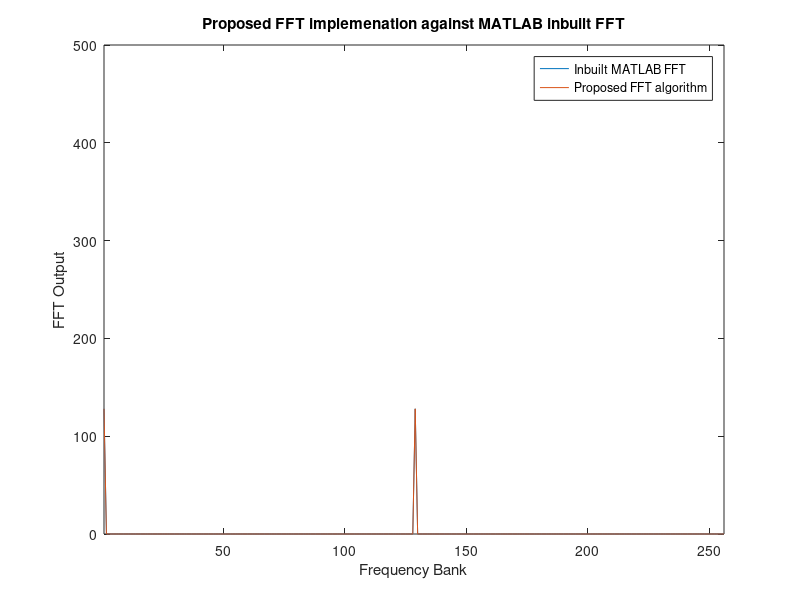

Recreate this plot in MATLAB.
% this script is the first method test t implemente the FFT using FRasers
% sigma delta algorithm
%(proof of concept)
clear all
close all
%initially 
N= 16^2
P =16 %radix count
Q=N/P % reoformatted bit strema banks
L=16; % L*16 DFT uotputs desired
bitstream=randi([0 1],1,N); % create randomised 1:0 input data to simualte bitstream
%bitstream= 1:N;
%bitstream=[0 1 1 1 0 0 0 0 1 1 0 0 1 1 1 1 0 1 1 1 0 0 0 0 1 1 0 0 1 1 1 1 0 1 1 1 0 0 0 0 1 1 0 0 1 1 1 1 0 1 1 1 0 0 0 0 1 1 0 0 1 1 1 1 0 1 1 1 0 0 0 0 1 1 0 0 1 1 1 1 0 1 1 1 0 0 0 0 1 1 0 0 1 1 1 1 0 1 1 1 0 0 0 0 1 1 0 0 1 1 1 1 0 1 1 1 0 0 0 0 1 1 0 0 1 1 1 1 0 1 1 1 0 0 0 0 1 1 0 0 1 1 1 1 0 1 1 1 0 0 0 0 1 1 0 0 1 1 1 1 0 1 1 1 0 0 0 0 1 1 0 0 1 1 1 1 0 1 1 1 0 0 0 0 1 1 0 0 1 1 1 1 0 1 1 1 0 0 0 0 1 1 0 0 1 1 1 1 0 1 1 1 0 0 0 0 1 1 0 0 1 1 1 1 0 1 1 1 0 0 0 0 1 1 0 0 1 1 1 1 0 1 1 1 0 0 0 0 1 1 0 0 1 1 1 1 ]
%create step response to simulate
%bitstream=[ 0 0 0 0 0 0 0 0 0 0 0 0 0 0 0 1  0 0 0 0 0 0 0 0 0 0 0 0 0 0 0 1  0 0 0 0 0 0 0 0 0 0 0 0 0 0 0 1  0 0 0 0 0 0 0 0 0 0 0 0 0 0 0 1  0 0 0 0 0 0 0 0 0 0 0 0 0 0 0 1  0 0 0 0 0 0 0 0 0 0 0 0 0 0 0 1  0 0 0 0 0 0 0 0 0 0 0 0 0 0 0 1  0 0 0 0 0 0 0 0 0 0 0 0 0 0 0 1  0 0 0 0 0 0 0 0 0 0 0 0 0 0 0 1  0 0 0 0 0 0 0 0 0 0 0 0 0 0 0 1  0 0 0 0 0 0 0 0 0 0 0 0 0 0 0 1  0 0 0 0 0 0 0 0 0 0 0 0 0 0 0 1  0 0 0 0 0 0 0 0 0 0 0 0 0 0 0 1  0 0 0 0 0 0 0 0 0 0 0 0 0 0 0 1  0 0 0 0 0 0 0 0 0 0 0 0 0 0 0 1  0 0 0 0 0 0 0 0 0 0 0 0 0 0 0 1 ]
%bitstream =zeros(1,N);
%bitstream(round(N/2):end)=1; %
bitstream = ones(1,length(bitstream));
%bitstream([1 3 5 7 9 11 13 15]) =0;
 bitstream=mod((1:length(bitstream)),2); %% the constant frequency case
%bitstream =flip(bitstream);
reformattt=zeros(1,length(bitstream));

%% perform the start of the transform decompostion
%bitstream=1:N
for ii=1:Q %iterate through all banks
for jj=1:P %size of each bank 
 
    reformattt(jj+(ii-1)*P) = bitstream((jj-1)*Q+ii);


end
end
reformattt
%% THE static DFT possiblities LUT

%create DFT LUT with 3 bit address for P=16 and 2 bit data 
ADR = 2^3; % all these values are teo represneted in theri deciam forms
% however fot the VHDl implemation they will be binary addres tokend for
% the LUT
B1=2^1;
B2=2^1;
I=P;
B=[0 1];
LUTR = ones(ADR,B1,B2,I);
LUTI = ones(ADR,B1,B2,I);
n=0:(P-1);
% fill LUT 
%Btemp= zeros(1,P);
for ii= 1:ADR
    for jj =1:B1
        for kk= 1:B2
            for hh=1:I
% note as the aues are stored as decimals the 1 and two index correons to 0
% and 1 respectiely
                  % Btemp = [zeros(1,(ADR-1)*2) B(jj) B(kk) zeros(1,(P/2-ADR-2)*2];
                  Btemp= zeros(1,P);
                  Btemp((ii-1)*2+1) = B(jj);
                  Btemp((ii-1)*2+2) = B(kk);
                      % for pp = 1:P
                       % create vector with padded zeroes
                temp2=sum(Btemp.*((exp(-1j.*2.*pi./P)).^((hh-1).*n))); % note -1 to get out of matlab index
                LUTR(ii,jj,kk,hh) = real(temp2);
                LUTI(ii,jj,kk,hh) = imag(temp2);
                % create DFTBD for a specific index and store in LUT

            end 
        end
    end
end
%% now find the DFTBD for the input bitstream


Yr=zeros(1,L*P);
Yi=zeros(1,L*P);
for ii =1:P
    A1=0;
    B1=0;
    for kk=1:P/2
    A1=LUTR(kk,reformattt((Q-1)*P+(kk-1)*2+1)+1,reformattt((Q-1)*P+(kk-1)*2+2)+1,ii)+A1;
    B1=LUTI(kk,reformattt((Q-1)*P+(kk-1)*2+1)+1,reformattt((Q-1)*P+(kk-1)*2+2)+1,ii)+B1;
    end
    A2=0;
    B2=0;
    for jj=(Q-1):-1:1
        %DFTtempI=sum(LUTI);
        DFTtempR=0;
        DFTtempI=0;
        for kk = 1:P/2
        DFTtempR=LUTR(kk,reformattt((jj-1)*P+(kk-1)*2+1)+1,reformattt((jj-1)*P+(kk-1)*2+2)+1,ii)+DFTtempR;
        DFTtempI=LUTI(kk,reformattt((jj-1)*P+(kk-1)*2+1)+1,reformattt((jj-1)*P+(kk-1)*2+2)+1,ii)+DFTtempI;
        end
        % apply twiddle factors
        k=((1:L)-1).*(P)+(ii-1); % set based on how many required output banks (L*P)
        angle=2*pi*k/N;

        stager =A1.*2.*cos(angle)-A2+DFTtempR % multiply addition and access (multiple clock cycles 
        A2=A1;
        A1=stager;
        
        stagei =B1.*2.*cos(angle)-B2+DFTtempI; %same time lock step DSP blocks
        
        
        % get new value  (try out of parrallel) in series
        
        B2=B1;
        B1=stagei;
    end
    Yr(((1:L)-1)*P+ii)=A1-cos(angle).*A2+sin(angle).*B2;
    Yi(((1:L)-1)*P+ii)=B1-sin(angle).*A2-cos(angle).*B2;
end


figure
plot(real((fft(bitstream))))
hold on
plot(real(Yr+Yi*1i))
hold off
ylim([0 mean(abs(fft(bitstream)))*5])
ylim([0 500]);
xlim([1 length(bitstream)])
xlabel('Frequency Bank')
ylabel('FFT Output')
title('Proposed FFT implemenation against MATLAB inbuilt FFT')
legend('Inbuilt MATLAB FFT','Proposed FFT algorithm')



%%
%LUT extractio tests
B11=[ 2 2 1 2 1 1 1 2];
B22=[ 2 2 1 2 1 1 2 1];
%for t = 1:8
    
for kk=1:P/2
    A1=LUTR(kk,B11(kk),B22(kk),6)*2^(8);
    B1=LUTI(kk,B11(kk),B22(kk),6)*2^(8)
    kk
end
%end
